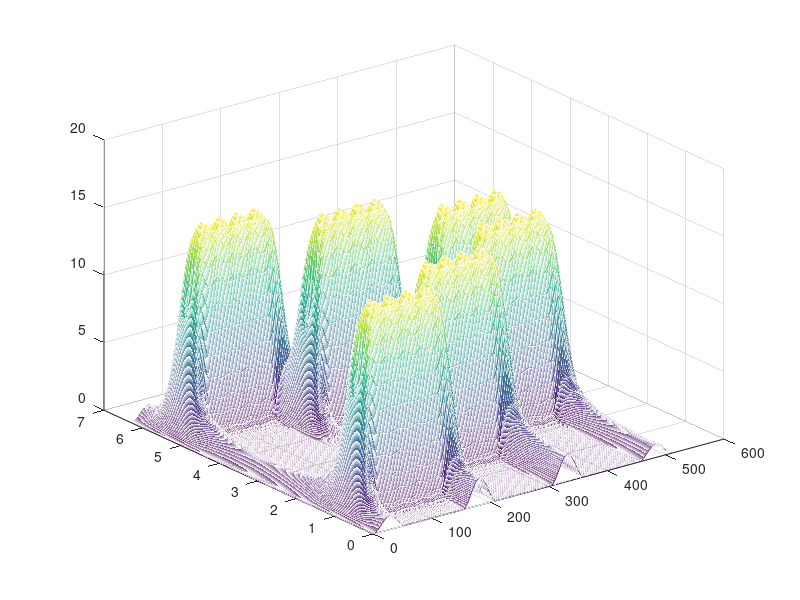

Write the MATLAB code that produced this figure.
clc
close all;
clear;


t=0:1/150:1;     %%our nywueist rate is 130 
k=1;
for f=20:20:60
    x(:,k)=(cos(2*pi*f*t)+cos(2*pi*(f+5)*t));
    k=k+1;
end

x=x(:);%%put 3 rows in 1 row
x=x.';
Lx=length(x);
noise=.5*randn(1,Lx);
%x=x+noise;
L=60;                    %window length
N=length(x);

% x1=x(1:L);
% x1=fliplr(x1);
% x2=x(N-L:N);
% x2=fliplr(x2);


%zero pad k aval va entehaa panjere daghighan rooye signal gharar girad
x=[zeros(1,L),x,zeros(1,L)];
figure;
plot(x);
N=length(x);
NN=6*L;                     %length of dft
w=exp(1i*2*pi/NN);
window=hanning(L);
window=window.';

piS=NN;                        % if piS = DFT_L , we samples until 2*pi 
                               % if we want sample less than 2*pi we must set the
                               % current value for piS
%stft
for m=1:N-L
    xx=x(m:m+L-1).*window;     % calculates x[m]*w[n-m]
    W=w.^(m-1:m+L-2);          % caculates exp
    for k=0:piS-1
        y(m,k+1)=xx*(W.^k)';   % ' operator perform transpose and conjucate 
    end
end
yy=abs(y);
omega=2*pi*(0:piS-1)/NN;
T=0:N-L-1;
[omega,time]=meshgrid(omega,T);
mesh(time,omega,yy);





